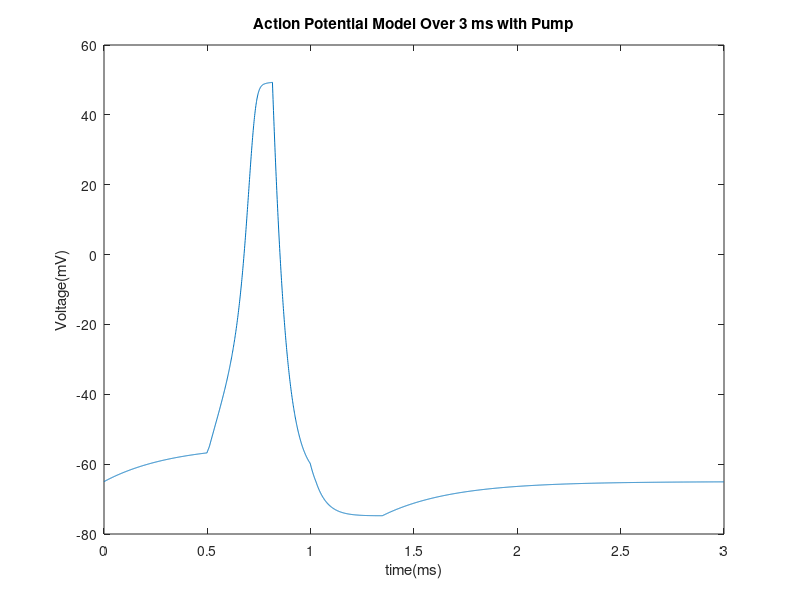
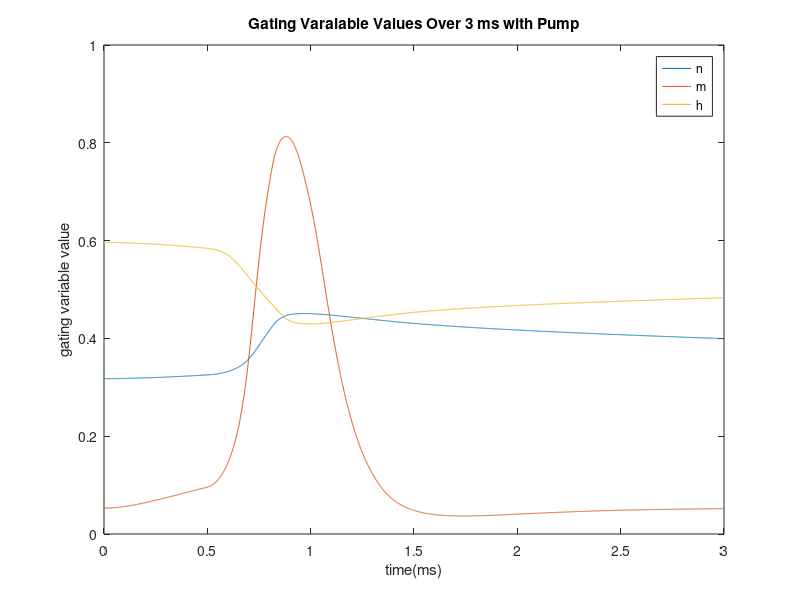

The MATLAB script that drew these images, in order:
%Constants
capitance = 0.1; % microfarads per centimeter squared
applied_current = 0; %nanoampheres

sodium_displacement = 50; % displacement from the equilibrium  ...
                          % potential in milllivolts
potassium_displacement = -77; % displacement from the equilibrium ...
                              % potential in milllivolts
leakage_displacement = -54.4; % displacement from the equilibrium ...
                               % potential in milllivolts

sodium_conductance = 120; % maximum conductance in millisiemens per ...
                          % centimeters squared
potassium_conductance = 36; % maximum conductance in millisiemens per ...
                            % centimeters squared
leakage_conductance = 0.3; % maximum conductance in millisiemens per ...
                           % centimeters squared
depolorization = 0; %bool used in conditionals 

hyperpolorization = 1; %bool used in conditionals

Na_K_threshold = 49.3; %voltage level where sodium gates close and 
                       %potassium gates open mV
		   
V_init = -65; %inital voltage level mV
                       
I = 15; %amount which will be applied to the simulation nA

Na_act = -55; %voltage level sodium gates open initially mV

time = 3; % milliseconds
delta_time = .001; % milliseconds
number_iterations = time/delta_time;
time_array = zeros(1, number_iterations); % time array
time_curr = .5; %time where current is applied ms
curr_duratoion = .5; %duration of applied current ms

an = @(voltage) (0.01 * (voltage + 55))/(1 - exp(-(voltage + 55) / 10));
     % n-gate opening rate constant in meters per second
am = @(voltage) (0.1 * (voltage + 40))/(1 - exp(-(voltage + 40) / 10));
     % m-gate opening rate constant in meters per second
ah = @(voltage) (0.07 * exp(-(voltage + 65) / 20));
     % h-gate opening rate constant in meters per second
bn = @(voltage) (0.125 * exp(-(voltage + 65) / 80));
     % n-gate closing rate constant in meters per second
bm = @(voltage) (4 * exp(-(voltage + 65) / 18));
     % m-gate closing rate constant in meters per second
bh = @(voltage) (1 / (exp(-(voltage + 35) / 10) + 1));
     % h-gate closing rate constant in meters per second

% initial values
V = zeros(1, number_iterations); % initialized voltage array
V(1) = -65; % initial voltage in millivolts
n = zeros(1, number_iterations); % initialized n array
n(1) = an(V(1)) / (an(V(1)) + bn(V(1))); % initial n-value
m = zeros(1, number_iterations); % initialized m array
m(1) = am(V(1)) / (am(V(1)) + bm(V(1))); % initial m-value
h = zeros(1, number_iterations); % initialized h array
h(1) = ah(V(1)) / (ah(V(1)) + bh(V(1))); % initial h-value


sodium_channel_current = @(voltage, n, m, h) (sodium_conductance * m^3 * ...
    h * (voltage - sodium_displacement)); %nanoampheres
potassium_channel_current = @(voltage, n, m, h) (potassium_conductance * ...
    n^4 * (voltage - potassium_displacement)); %nanoampheres
leakage_current = @(voltage, n, m, h) (leakage_conductance * ...
	(voltage - leakage_displacement)); %nanoampheres



%Pump Function
ATPase_pump = @(voltage, n, m, h) (leakage_current(V(1),n(1),n(1),n(1))...
    * -1 * (voltage < V_init));

%Differential equation for voltage with no potassium current
dvdt = @(voltage, I, n, m, h) (((1 / capitance) * ...
     (I - (sodium_channel_current(voltage, n, m, h) + ...
     leakage_current(voltage, n, m, h)+ ...
     ATPase_pump(voltage, n, m, h)))));
 
%Differential equation for voltage with no sodium current
dvdt2 = @(voltage, I, n, m, h) (((1 / capitance) * ...
     (I - (potassium_channel_current(voltage, n, m, h) + ...
     leakage_current(voltage, n, m, h)+ ...
     ATPase_pump(voltage, n, m, h)))));
 
%Differential equation for voltage with no potassium current 
 dvdt3 = @(voltage, I, n, m, h) (((1 / capitance) * ...
     (I - (leakage_current(voltage, n, m, h) + ...
     ATPase_pump(voltage, n, m, h)))));
 

dndt = @(voltage, n, m, h) ((an(voltage) * (1 - n) - bn(voltage) * n));
dmdt = @(voltage, n, m, h) ((am(voltage) * (1 - m) - bm(voltage) * m));
dhdt = @(voltage, n, m, h) ((ah(voltage) * (1 - h) - bh(voltage) * h));
   



       
for i = 2:number_iterations
    time_array(i) = (i - 1) * delta_time;
    
     %checks for the correct time to apply the current to the system
    if i*delta_time == time_curr
         applied_current = I;
    end
    if i*delta_time == time_curr+curr_duratoion
         applied_current = applied_current-I;
    end
    
    %checks if the voltage is abvoe the sodium activation threshold
    if V(i-1) <= Na_act && depolorization == 0
    
        k1 = delta_time * dvdt3(V(i - 1), applied_current, n(i - 1),...
            m(i - 1), h(i - 1));
        n1 = delta_time * dndt(V(i - 1), n(i - 1), m(i - 1), h(i - 1));
        m1 = delta_time * dmdt(V(i - 1), n(i - 1), m(i - 1), h(i - 1)); 
        h1 = delta_time * dhdt(V(i - 1), n(i - 1), m(i - 1), h(i - 1));

        k2 = delta_time * dvdt3(V(i - 1) + (0.5 * k1), applied_current,...
            n(i - 1) + ...
            (0.5 * n1), m(i - 1) + (0.5 * m1), h(i - 1) + (0.5 * h1));
        n2 = delta_time * dndt(V(i - 1) + (0.5 * k1), n(i - 1) + ...
            (0.5 * n1), m(i - 1) + (0.5 * m1), h(i - 1) + (0.5 * h1));
        m2 = delta_time * dmdt(V(i - 1) + (0.5 * k1), n(i - 1) + ...
            (0.5 * n1), m(i - 1) + (0.5 * m1), h(i - 1) + (0.5 * h1));
        h2 = delta_time * dhdt(V(i - 1) + (0.5 * k1), n(i - 1) + ...
            (0.5 * n1), m(i - 1) + (0.5 * m1), h(i - 1) + (0.5 * h1));

        k3 = delta_time * dvdt3(V(i - 1) + (0.5 * k2), applied_current,...
            n(i - 1) + ...
            (0.5 * n2), m(i - 1) + (0.5 * m2), h(i - 1) + (0.5 * h2));
        n3 = delta_time * dndt(V(i - 1) + (0.5 * k2), n(i - 1) + ...
            (0.5 * n2), m(i - 1) + (0.5 * m2), h(i - 1) + (0.5 * h2));
        m3 = delta_time * dmdt(V(i - 1) + (0.5 * k2), n(i - 1) + ...
            (0.5 * n2), m(i - 1) + (0.5 * m2), h(i - 1) + (0.5 * h2));
        h3 = delta_time * dhdt(V(i - 1) + (0.5 * k2), n(i - 1) + ...
            (0.5 * n2), m(i - 1) + (0.5 * m2), h(i - 1) + (0.5 * h2));

        k4 = delta_time * dvdt3(V(i - 1) + k3, applied_current, n(i - 1)...
            + n3, m(i - 1) + m3, ...
            h(i - 1) + h3);
        n4 = delta_time * dndt(V(i - 1) + k3, n(i - 1) + n3, m(i - 1) + m3, ...
            h(i - 1) + h3);
        m4 = delta_time * dmdt(V(i - 1) + k3, n(i - 1) + n3, m(i - 1) + m3, ...
            h(i - 1) + h3);
        h4 = delta_time * dhdt(V(i - 1) + k3, n(i - 1) + n3, m(i - 1) + m3, ...
            h(i - 1) + h3);
        %checks if voltage allows potassium gates to open
    elseif V(i-1) < Na_K_threshold && depolorization == 0

        k1 = delta_time * dvdt(V(i - 1), applied_current, n(i - 1),...
            m(i - 1), h(i - 1));
        n1 = delta_time * dndt(V(i - 1), n(i - 1), m(i - 1), h(i - 1));
        m1 = delta_time * dmdt(V(i - 1), n(i - 1), m(i - 1), h(i - 1)); 
        h1 = delta_time * dhdt(V(i - 1), n(i - 1), m(i - 1), h(i - 1));

        k2 = delta_time * dvdt(V(i - 1) + (0.5 * k1), applied_current,...
            n(i - 1) + ...
            (0.5 * n1), m(i - 1) + (0.5 * m1), h(i - 1) + (0.5 * h1));
        n2 = delta_time * dndt(V(i - 1) + (0.5 * k1), n(i - 1) + ...
            (0.5 * n1), m(i - 1) + (0.5 * m1), h(i - 1) + (0.5 * h1));
        m2 = delta_time * dmdt(V(i - 1) + (0.5 * k1), n(i - 1) + ...
            (0.5 * n1), m(i - 1) + (0.5 * m1), h(i - 1) + (0.5 * h1));
        h2 = delta_time * dhdt(V(i - 1) + (0.5 * k1), n(i - 1) + ...
            (0.5 * n1), m(i - 1) + (0.5 * m1), h(i - 1) + (0.5 * h1));

        k3 = delta_time * dvdt(V(i - 1) + (0.5 * k2), applied_current,...
            n(i - 1) + ...
            (0.5 * n2), m(i - 1) + (0.5 * m2), h(i - 1) + (0.5 * h2));
        n3 = delta_time * dndt(V(i - 1) + (0.5 * k2), n(i - 1) + ...
            (0.5 * n2), m(i - 1) + (0.5 * m2), h(i - 1) + (0.5 * h2));
        m3 = delta_time * dmdt(V(i - 1) + (0.5 * k2), n(i - 1) + ...
            (0.5 * n2), m(i - 1) + (0.5 * m2), h(i - 1) + (0.5 * h2));
        h3 = delta_time * dhdt(V(i - 1) + (0.5 * k2), n(i - 1) + ...
            (0.5 * n2), m(i - 1) + (0.5 * m2), h(i - 1) + (0.5 * h2));

        k4 = delta_time * dvdt(V(i - 1) + k3, applied_current, n(i - 1)...
            + n3, m(i - 1) + m3, ...
            h(i - 1) + h3);
        n4 = delta_time * dndt(V(i - 1) + k3, n(i - 1) + n3, m(i - 1) + m3, ...
            h(i - 1) + h3);
        m4 = delta_time * dmdt(V(i - 1) + k3, n(i - 1) + n3, m(i - 1) + m3, ...
            h(i - 1) + h3);
        h4 = delta_time * dhdt(V(i - 1) + k3, n(i - 1) + n3, m(i - 1) + m3, ...
            h(i - 1) + h3);
        
        %checks and opens potassium gates
    elseif V(i-1) > Na_K_threshold && depolorization == 0 ...
            && hyperpolorization == 1 
        
        depolorization = 1;
        k1 = delta_time * dvdt2(V(i - 1), applied_current, n(i - 1),...
            m(i - 1), h(i - 1));
        n1 = delta_time * dndt(V(i - 1), n(i - 1), m(i - 1), h(i - 1));
        m1 = delta_time * dmdt(V(i - 1), n(i - 1), m(i - 1), h(i - 1)); 
        h1 = delta_time * dhdt(V(i - 1), n(i - 1), m(i - 1), h(i - 1));

        k2 = delta_time * dvdt2(V(i - 1) + (0.5 * k1), applied_current,...
            n(i - 1) + ...
            (0.5 * n1), m(i - 1) + (0.5 * m1), h(i - 1) + (0.5 * h1));
        n2 = delta_time * dndt(V(i - 1) + (0.5 * k1), n(i - 1) + ...
            (0.5 * n1), m(i - 1) + (0.5 * m1), h(i - 1) + (0.5 * h1));
        m2 = delta_time * dmdt(V(i - 1) + (0.5 * k1), n(i - 1) + ...
            (0.5 * n1), m(i - 1) + (0.5 * m1), h(i - 1) + (0.5 * h1));
        h2 = delta_time * dhdt(V(i - 1) + (0.5 * k1), n(i - 1) + ...
            (0.5 * n1), m(i - 1) + (0.5 * m1), h(i - 1) + (0.5 * h1));

        k3 = delta_time * dvdt2(V(i - 1) + (0.5 * k2), applied_current,...
            n(i - 1) + ...
            (0.5 * n2), m(i - 1) + (0.5 * m2), h(i - 1) + (0.5 * h2));
        n3 = delta_time * dndt(V(i - 1) + (0.5 * k2), n(i - 1) + ...
            (0.5 * n2), m(i - 1) + (0.5 * m2), h(i - 1) + (0.5 * h2));
        m3 = delta_time * dmdt(V(i - 1) + (0.5 * k2), n(i - 1) + ...
            (0.5 * n2), m(i - 1) + (0.5 * m2), h(i - 1) + (0.5 * h2));
        h3 = delta_time * dhdt(V(i - 1) + (0.5 * k2), n(i - 1) + ...
            (0.5 * n2), m(i - 1) + (0.5 * m2), h(i - 1) + (0.5 * h2));

        k4 = delta_time * dvdt2(V(i - 1) + k3, applied_current, n(i - 1)...
            + n3, m(i - 1) + m3, ...
            h(i - 1) + h3);
        n4 = delta_time * dndt(V(i - 1) + k3, n(i - 1) + n3, m(i - 1) + m3, ...
            h(i - 1) + h3);
        m4 = delta_time * dmdt(V(i - 1) + k3, n(i - 1) + n3, m(i - 1) + m3, ...
            h(i - 1) + h3);
        h4 = delta_time * dhdt(V(i - 1) + k3, n(i - 1) + n3, m(i - 1) + m3, ...
            h(i - 1) + h3);
        
        %checks to make sure potassium gates remain open
    elseif V(i-1) < Na_K_threshold && depolorization == 1 ...
            && hyperpolorization ==1 && V(i-1) < V(i-2)
        
        k1 = delta_time * dvdt2(V(i - 1), applied_current, n(i - 1),...
            m(i - 1), h(i - 1));
        n1 = delta_time * dndt(V(i - 1), n(i - 1), m(i - 1), h(i - 1));
        m1 = delta_time * dmdt(V(i - 1), n(i - 1), m(i - 1), h(i - 1)); 
        h1 = delta_time * dhdt(V(i - 1), n(i - 1), m(i - 1), h(i - 1));

        k2 = delta_time * dvdt2(V(i - 1) + (0.5 * k1), applied_current,...
            n(i - 1) + ...
            (0.5 * n1), m(i - 1) + (0.5 * m1), h(i - 1) + (0.5 * h1));
        n2 = delta_time * dndt(V(i - 1) + (0.5 * k1), n(i - 1) + ...
            (0.5 * n1), m(i - 1) + (0.5 * m1), h(i - 1) + (0.5 * h1));
        m2 = delta_time * dmdt(V(i - 1) + (0.5 * k1), n(i - 1) + ...
            (0.5 * n1), m(i - 1) + (0.5 * m1), h(i - 1) + (0.5 * h1));
        h2 = delta_time * dhdt(V(i - 1) + (0.5 * k1), n(i - 1) + ...
            (0.5 * n1), m(i - 1) + (0.5 * m1), h(i - 1) + (0.5 * h1));

        k3 = delta_time * dvdt2(V(i - 1) + (0.5 * k2), applied_current,...
            n(i - 1) + ...
            (0.5 * n2), m(i - 1) + (0.5 * m2), h(i - 1) + (0.5 * h2));
        n3 = delta_time * dndt(V(i - 1) + (0.5 * k2), n(i - 1) + ...
            (0.5 * n2), m(i - 1) + (0.5 * m2), h(i - 1) + (0.5 * h2));
        m3 = delta_time * dmdt(V(i - 1) + (0.5 * k2), n(i - 1) + ...
            (0.5 * n2), m(i - 1) + (0.5 * m2), h(i - 1) + (0.5 * h2));
        h3 = delta_time * dhdt(V(i - 1) + (0.5 * k2), n(i - 1) + ...
            (0.5 * n2), m(i - 1) + (0.5 * m2), h(i - 1) + (0.5 * h2));

        k4 = delta_time * dvdt2(V(i - 1) + k3, applied_current, n(i - 1)...
            + n3, m(i - 1) + m3, ...
            h(i - 1) + h3);
        n4 = delta_time * dndt(V(i - 1) + k3, n(i - 1) + n3, m(i - 1) + m3, ...
            h(i - 1) + h3);
        m4 = delta_time * dmdt(V(i - 1) + k3, n(i - 1) + n3, m(i - 1) + m3, ...
            h(i - 1) + h3);
        h4 = delta_time * dhdt(V(i - 1) + k3, n(i - 1) + n3, m(i - 1) + m3, ...
            h(i - 1) + h3);
        
        %checks if hyperpolorization has begun and if potassium gates close
    elseif V(i-1)>V(i-2) && depolorization ==1 && hyperpolorization ==1
        hyperpolorization = 0;
        
        k1 = delta_time * dvdt3(V(i - 1), applied_current, n(i - 1),...
            m(i - 1), h(i - 1));
        n1 = delta_time * dndt(V(i - 1), n(i - 1), m(i - 1), h(i - 1));
        m1 = delta_time * dmdt(V(i - 1), n(i - 1), m(i - 1), h(i - 1)); 
        h1 = delta_time * dhdt(V(i - 1), n(i - 1), m(i - 1), h(i - 1));

        k2 = delta_time * dvdt3(V(i - 1) + (0.5 * k1), applied_current,...
            n(i - 1) + ...
            (0.5 * n1), m(i - 1) + (0.5 * m1), h(i - 1) + (0.5 * h1));
        n2 = delta_time * dndt(V(i - 1) + (0.5 * k1), n(i - 1) + ...
            (0.5 * n1), m(i - 1) + (0.5 * m1), h(i - 1) + (0.5 * h1));
        m2 = delta_time * dmdt(V(i - 1) + (0.5 * k1), n(i - 1) + ...
            (0.5 * n1), m(i - 1) + (0.5 * m1), h(i - 1) + (0.5 * h1));
        h2 = delta_time * dhdt(V(i - 1) + (0.5 * k1), n(i - 1) + ...
            (0.5 * n1), m(i - 1) + (0.5 * m1), h(i - 1) + (0.5 * h1));

        k3 = delta_time * dvdt3(V(i - 1) + (0.5 * k2), applied_current,...
            n(i - 1) + ...
            (0.5 * n2), m(i - 1) + (0.5 * m2), h(i - 1) + (0.5 * h2));
        n3 = delta_time * dndt(V(i - 1) + (0.5 * k2), n(i - 1) + ...
            (0.5 * n2), m(i - 1) + (0.5 * m2), h(i - 1) + (0.5 * h2));
        m3 = delta_time * dmdt(V(i - 1) + (0.5 * k2), n(i - 1) + ...
            (0.5 * n2), m(i - 1) + (0.5 * m2), h(i - 1) + (0.5 * h2));
        h3 = delta_time * dhdt(V(i - 1) + (0.5 * k2), n(i - 1) + ...
            (0.5 * n2), m(i - 1) + (0.5 * m2), h(i - 1) + (0.5 * h2));

        k4 = delta_time * dvdt3(V(i - 1) + k3, applied_current, n(i - 1)...
            + n3, m(i - 1) + m3, ...
            h(i - 1) + h3);
        n4 = delta_time * dndt(V(i - 1) + k3, n(i - 1) + n3, m(i - 1) + m3, ...
            h(i - 1) + h3);
        m4 = delta_time * dmdt(V(i - 1) + k3, n(i - 1) + n3, m(i - 1) + m3, ...
            h(i - 1) + h3);
        h4 = delta_time * dhdt(V(i - 1) + k3, n(i - 1) + n3, m(i - 1) + m3, ...
            h(i - 1) + h3);
        
        %checks if potassium gates remain closed
    elseif V(i-1)>V(i-2) && depolorization == 1 && hyperpolorization == 0
        
        k1 = delta_time * dvdt3(V(i - 1), applied_current, n(i - 1),...
            m(i - 1), h(i - 1));
        n1 = delta_time * dndt(V(i - 1), n(i - 1), m(i - 1), h(i - 1));
        m1 = delta_time * dmdt(V(i - 1), n(i - 1), m(i - 1), h(i - 1)); 
        h1 = delta_time * dhdt(V(i - 1), n(i - 1), m(i - 1), h(i - 1));

        k2 = delta_time * dvdt3(V(i - 1) + (0.5 * k1), applied_current,...
            n(i - 1) + ...
            (0.5 * n1), m(i - 1) + (0.5 * m1), h(i - 1) + (0.5 * h1));
        n2 = delta_time * dndt(V(i - 1) + (0.5 * k1), n(i - 1) + ...
            (0.5 * n1), m(i - 1) + (0.5 * m1), h(i - 1) + (0.5 * h1));
        m2 = delta_time * dmdt(V(i - 1) + (0.5 * k1), n(i - 1) + ...
            (0.5 * n1), m(i - 1) + (0.5 * m1), h(i - 1) + (0.5 * h1));
        h2 = delta_time * dhdt(V(i - 1) + (0.5 * k1), n(i - 1) + ...
            (0.5 * n1), m(i - 1) + (0.5 * m1), h(i - 1) + (0.5 * h1));

        k3 = delta_time * dvdt3(V(i - 1) + (0.5 * k2), applied_current,...
            n(i - 1) + ...
            (0.5 * n2), m(i - 1) + (0.5 * m2), h(i - 1) + (0.5 * h2));
        n3 = delta_time * dndt(V(i - 1) + (0.5 * k2), n(i - 1) + ...
            (0.5 * n2), m(i - 1) + (0.5 * m2), h(i - 1) + (0.5 * h2));
        m3 = delta_time * dmdt(V(i - 1) + (0.5 * k2), n(i - 1) + ...
            (0.5 * n2), m(i - 1) + (0.5 * m2), h(i - 1) + (0.5 * h2));
        h3 = delta_time * dhdt(V(i - 1) + (0.5 * k2), n(i - 1) + ...
            (0.5 * n2), m(i - 1) + (0.5 * m2), h(i - 1) + (0.5 * h2));

        k4 = delta_time * dvdt3(V(i - 1) + k3, applied_current, n(i - 1) + ...
            n3, m(i - 1) + m3, ...
            h(i - 1) + h3);
        n4 = delta_time * dndt(V(i - 1) + k3, n(i - 1) + n3, m(i - 1) + m3, ...
            h(i - 1) + h3);
        m4 = delta_time * dmdt(V(i - 1) + k3, n(i - 1) + n3, m(i - 1) + m3, ...
            h(i - 1) + h3);
        h4 = delta_time * dhdt(V(i - 1) + k3, n(i - 1) + n3, m(i - 1) + m3, ...
            h(i - 1) + h3);
    end

    V(i) = V(i - 1) + 1 / 6 * (k1 + 2 * k2 + 2 * k3 + k4);
    n(i) = n(i - 1) + 1 / 6 * (n1 + 2 * n2 + 2 * n3 + n4);
    m(i) = m(i - 1) + 1 / 6 * (m1 + 2 * m2 + 2 * m3 + m4);
    h(i) = h(i - 1) + 1 / 6 * (h1 + 2 * h2 + 2 * h3 + h4);
end

figure()
plot(time_array, V)
title("Action Potential Model Over 3 ms with Pump");
xlabel("time(ms)");
ylabel("Voltage(mV)");

figure()
plot(time_array,n,time_array,m,time_array,h);
title("Gating Varaiable Values Over 3 ms with Pump");
xlabel("time(ms)");
ylabel("gating variable value");
legend("n", "m", "h");
